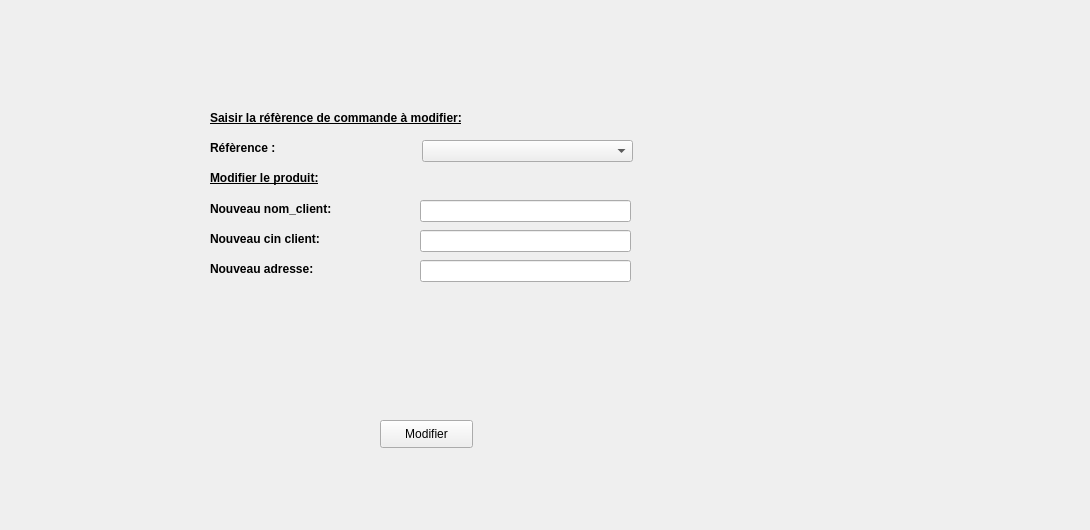
      <widget class="QWidget" name="tab_15">
       <attribute name="title">
        <string>Modifier commande</string>
       </attribute>
       <widget class="QLabel" name="background_5">
        <property name="geometry">
         <rect>
          <x>-20</x>
          <y>0</y>
          <width>1081</width>
          <height>521</height>
         </rect>
        </property>
        <property name="text">
         <string/>
        </property>
       </widget>
       <widget class="QLineEdit" name="cin_m">
        <property name="geometry">
         <rect>
          <x>420</x>
          <y>230</y>
          <width>211</width>
          <height>22</height>
         </rect>
        </property>
       </widget>
       <widget class="QLineEdit" name="adresse_m">
        <property name="geometry">
         <rect>
          <x>420</x>
          <y>260</y>
          <width>211</width>
          <height>22</height>
         </rect>
        </property>
       </widget>
       <widget class="QLabel" name="nom_4">
        <property name="geometry">
         <rect>
          <x>210</x>
          <y>200</y>
          <width>158</width>
          <height>18</height>
         </rect>
        </property>
        <property name="font">
         <font>
          <pointsize>9</pointsize>
          <weight>75</weight>
          <bold>true</bold>
          <underline>false</underline>
         </font>
        </property>
        <property name="text">
         <string>Nouveau nom_client:</string>
        </property>
       </widget>
       <widget class="QLabel" name="quantite_6">
        <property name="geometry">
         <rect>
          <x>210</x>
          <y>230</y>
          <width>143</width>
          <height>18</height>
         </rect>
        </property>
        <property name="font">
         <font>
          <pointsize>9</pointsize>
          <weight>75</weight>
          <bold>true</bold>
          <underline>false</underline>
         </font>
        </property>
        <property name="text">
         <string>Nouveau cin client:</string>
        </property>
       </widget>
       <widget class="QLabel" name="type_3">
        <property name="geometry">
         <rect>
          <x>210</x>
          <y>260</y>
          <width>134</width>
          <height>18</height>
         </rect>
        </property>
        <property name="font">
         <font>
          <pointsize>9</pointsize>
          <weight>75</weight>
          <bold>true</bold>
          <underline>false</underline>
         </font>
        </property>
        <property name="text">
         <string>Nouveau adresse:</string>
        </property>
       </widget>
       <widget class="QLabel" name="label_21">
        <property name="geometry">
         <rect>
          <x>210</x>
          <y>140</y>
          <width>101</width>
          <height>16</height>
         </rect>
        </property>
        <property name="font">
         <font>
          <pointsize>9</pointsize>
          <weight>75</weight>
          <bold>true</bold>
          <underline>false</underline>
         </font>
        </property>
        <property name="text">
         <string>Réfèrence :</string>
        </property>
       </widget>
       <widget class="QLineEdit" name="nom_m_2">
        <property name="geometry">
         <rect>
          <x>420</x>
          <y>200</y>
          <width>211</width>
          <height>22</height>
         </rect>
        </property>
       </widget>
       <widget class="QPushButton" name="modifier_2">
        <property name="geometry">
         <rect>
          <x>380</x>
          <y>420</y>
          <width>93</width>
          <height>28</height>
         </rect>
        </property>
        <property name="text">
         <string>Modifier</string>
        </property>
       </widget>
       <widget class="QLabel" name="label_22">
        <property name="geometry">
         <rect>
          <x>210</x>
          <y>110</y>
          <width>321</width>
          <height>16</height>
         </rect>
        </property>
        <property name="font">
         <font>
          <pointsize>9</pointsize>
          <weight>75</weight>
          <bold>true</bold>
          <underline>true</underline>
         </font>
        </property>
        <property name="text">
         <string>Saisir la réfèrence de commande à modifier:</string>
        </property>
       </widget>
       <widget class="QLabel" name="label_23">
        <property name="geometry">
         <rect>
          <x>210</x>
          <y>170</y>
          <width>321</width>
          <height>16</height>
         </rect>
        </property>
        <property name="font">
         <font>
          <pointsize>9</pointsize>
          <weight>75</weight>
          <bold>true</bold>
          <underline>true</underline>
         </font>
        </property>
        <property name="text">
         <string>Modifier le produit:</string>
        </property>
       </widget>
       <widget class="QComboBox" name="comboBox_m_2">
        <property name="geometry">
         <rect>
          <x>422</x>
          <y>140</y>
          <width>211</width>
          <height>22</height>
         </rect>
        </property>
       </widget>
      </widget>
